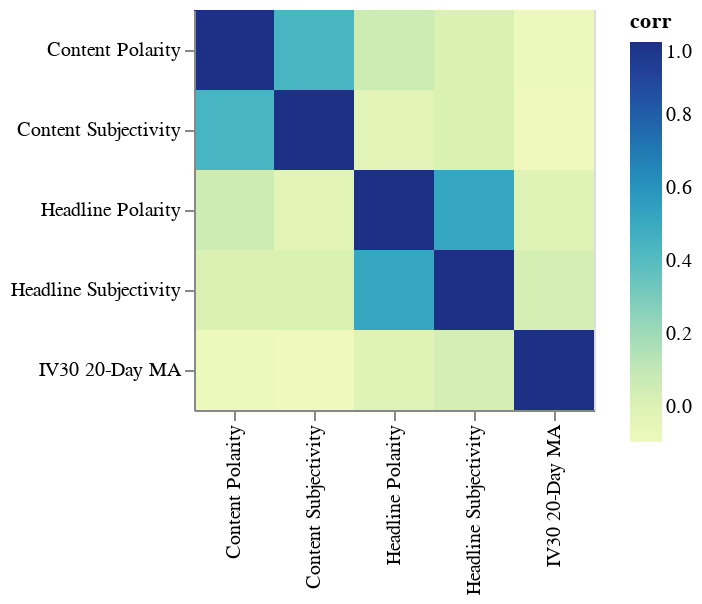

The code cell stored with this chart in its notebook:
### Code cell
cormat5 = merged3[['IV30 20-Day MA', 'Headline Polarity', 'Headline Subjectivity', 'Content Polarity', 'Content Subjectivity']].corr()
cormat_tidy5 = cormat5.stack().reset_index().rename(columns={0:'corr'})
heatmap5 = alt.Chart(cormat_tidy5).mark_rect().encode(
    x = alt.X('level_0').axis().title(''),
    y = alt.Y('level_1').axis().title(''),
    color = 'corr'
).properties(
    width = 200,
    height = 200
)

heatmap5.display()

### Figure 1 — Vega-Lite specification as saved in the notebook (floating-point values rounded to 4 significant figures)
{"config": {"view": {"continuousWidth": 300, "continuousHeight": 300}}, "data": {"name": "data-70d8ca5756b1f0a99903353b832718c6"}, "mark": {"type": "rect"}, "encoding": {"color": {"field": "corr", "type": "quantitative"}, "x": {"axis": {}, "field": "level_0", "title": "", "type": "nominal"}, "y": {"axis": {}, "field": "level_1", "title": "", "type": "nominal"}}, "height": 200, "width": 200, "$schema": "https://vega.github.io/schema/vega-lite/v5.8.0.json", "datasets": {"data-70d8ca5756b1f0a99903353b832718c6": [{"level_0": "IV30 20-Day MA", "level_1": "IV30 20-Day MA", "corr": 1.0}, {"level_0": "IV30 20-Day MA", "level_1": "Headline Polarity", "corr": -0.008564}, {"level_0": "IV30 20-Day MA", "level_1": "Headline Subjectivity", "corr": 0.0367}, {"level_0": "IV30 20-Day MA", "level_1": "Content Polarity", "corr": -0.08098}, {"level_0": "IV30 20-Day MA", "level_1": "Content Subjectivity", "corr": -0.09636}, {"level_0": "Headline Polarity", "level_1": "IV30 20-Day MA", "corr": -0.008564}, {"level_0": "Headline Polarity", "level_1": "Headline Polarity", "corr": 1.0}, {"level_0": "Headline Polarity", "level_1": "Headline Subjectivity", "corr": 0.519}, {"level_0": "Headline Polarity", "level_1": "Content Polarity", "corr": 0.06311}, {"level_0": "Headline Polarity", "level_1": "Content Subjectivity", "corr": -0.03222}, {"level_0": "Headline Subjectivity", "level_1": "IV30 20-Day MA", "corr": 0.0367}, {"level_0": "Headline Subjectivity", "level_1": "Headline Polarity", "corr": 0.519}, {"level_0": "Headline Subjectivity", "level_1": "Headline Subjectivity", "corr": 1.0}, {"level_0": "Headline Subjectivity", "level_1": "Content Polarity", "corr": 0.01199}, {"level_0": "Headline Subjectivity", "level_1": "Content Subjectivity", "corr": 0.01619}, {"level_0": "Content Polarity", "level_1": "IV30 20-Day MA", "corr": -0.08098}, {"level_0": "Content Polarity", "level_1": "Headline Polarity", "corr": 0.06311}, {"level_0": "Content Polarity", "level_1": "Headline Subjectivity", "corr": 0.01199}, {"level_0": "Content Polarity", "level_1": "Content Polarity", "corr": 1.0}, {"level_0": "Content Polarity", "level_1": "Content Subjectivity", "corr": 0.4448}, {"level_0": "Content Subjectivity", "level_1": "IV30 20-Day MA", "corr": -0.09636}, {"level_0": "Content Subjectivity", "level_1": "Headline Polarity", "corr": -0.03222}, {"level_0": "Content Subjectivity", "level_1": "Headline Subjectivity", "corr": 0.01619}, {"level_0": "Content Subjectivity", "level_1": "Content Polarity", "corr": 0.4448}, {"level_0": "Content Subjectivity", "level_1": "Content Subjectivity", "corr": 1.0}]}}
